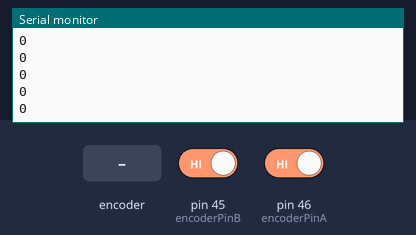
A sketch run on a simulated Arduino Mega 2560, built with avr-gcc and run on an emulated ATmega2560. Parts: the last lines printed to the serial monitor. The test bench sets the inputs (shaded band); at power-on: pin 45 (encoderPinB) HIGH, pin 46 (encoderPinA) HIGH.

Above: at 1.2 s.
1.3 s: rotary encoder on pin 46 (encoderPinA) / pin 45 (encoderPinB) turned 1 step (first pin leading)
At 2.4 s:
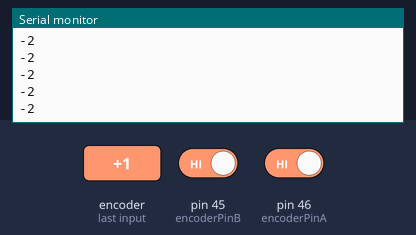
3.0 s: rotary encoder on pin 46 (encoderPinA) / pin 45 (encoderPinB) turned 1 step (first pin leading)
At 4.1 s:
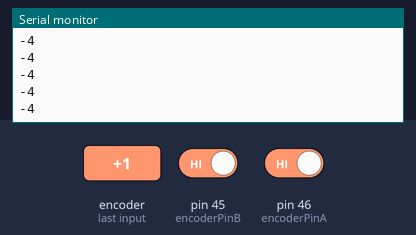
Timing chart, 0 to 6.0 s (numbered marks = the images above; inputs shaded):
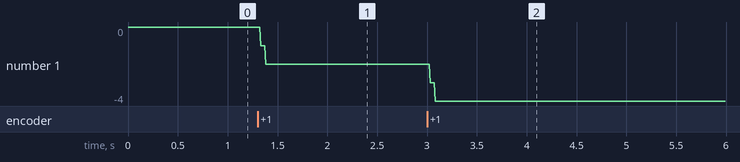

The sketch:

sketch_jul3b.ino
```cpp
# include <Arduino.h>

// 定义编码器引脚
const int encoderPinA = 46; // 编码器A相连接的引脚
const int encoderPinB = 45; // 编码器B相连接的引脚

// 编码器计数变量
int encoderCount = 0;

// 上一次A、B通道的状态
int lastStateA = HIGH;
int lastStateB = HIGH;

void setup() {
  // 设置编码器引脚为输入，并启用内部上拉电阻
  pinMode(encoderPinA, INPUT_PULLUP);
  pinMode(encoderPinB, INPUT_PULLUP);

  // 初始化串口通信，用于打印计数结果
  Serial.begin(9600);
}

void loop() {
  // 读取当前A、B通道的状态
  int currentStateA = digitalRead(encoderPinA);
  int currentStateB = digitalRead(encoderPinB);

  // 判断是否有状态变化
  if ((currentStateA != lastStateA) || (currentStateB != lastStateB)) {
    // 计算新的状态，判断旋转方向
    int newState = (currentStateA << 1) | currentStateB;
    int lastState = (lastStateA << 1) | lastStateB;

    // 根据AB状态变化计算旋转方向
    if (newState == 3 && lastState == 2) { // 从2到3，逆时针
      encoderCount--;
    } else if (newState == 0 && lastState == 1) { // 从1到0，逆时针
      encoderCount--;
    } else if (newState == 2 && lastState == 3) { // 从3到2，顺时针
      encoderCount++;
    } else if (newState == 1 && lastState == 0) { // 从0到1，顺时针
      encoderCount++;
    }

    // 更新上一次的状态
    lastStateA = currentStateA;
    lastStateB = currentStateB;
  }

  // 每次循环都打印当前的计数
  Serial.println(encoderCount);

  // 可以添加适当的延时以控制检测频率，避免过于频繁的读取
  delay(10); // 例如，每10毫秒检查一次
}
```

Measured:
- after the input at 1.3 s, the serial monitor: prints a new line at once (image 1)
- after the input at 3.0 s, the serial monitor: prints a new line at once (image 2)
- plotted number 1: 0 → -2 after the input at 1.3 s, -2 → -4 after the input at 3.0 s
